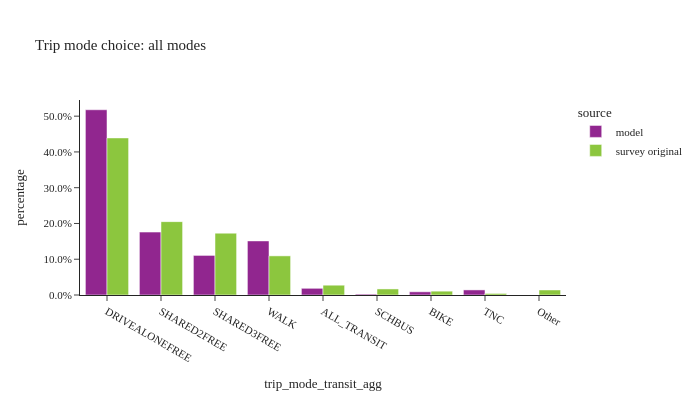

Notebook code for this chart:
### Code cell
util.plot_share_barchart(trip_data, 'trip_weight', 'trip_mode_transit_agg', title="Trip mode choice: all modes")

### Figure 1 — Plotly figure (JSON) as saved in the notebook; plotly's stock layout.template omitted (floating-point values rounded to 4 significant figures)
{"data": [{"alignmentgroup": "True", "customdata": [[6520000.0, 6520000.0], [2214000.0, 2214000.0], [1393000.0, 1393000.0], [1904000.0, 1904000.0], [235400.0, 235400.0], [30000.0, 30000.0], [112600.0, 112600.0], [178700.0, 178700.0]], "hovertemplate": "source=model<br>trip_mode_transit_agg=%{x}<br>percentage=%{y}<br>weighted_sum=%{customdata[0]}<br>sample_size=%{customdata[1]}<extra></extra>", "legendgroup": "model", "marker": {"color": "#91268F", "pattern": {"shape": ""}}, "name": "model", "offsetgroup": "model", "orientation": "v", "showlegend": true, "textposition": "auto", "type": "bar", "x": ["DRIVEALONEFREE", "SHARED2FREE", "SHARED3FREE", "WALK", "ALL_TRANSIT", "SCHBUS", "BIKE", "TNC"], "xaxis": "x", "y": [0.5179, 0.1759, 0.1107, 0.1512, 0.01871, 0.002383, 0.008942, 0.0142], "yaxis": "y"}, {"alignmentgroup": "True", "customdata": [[7072000.0, 15020.0], [3303000.0, 7034.0], [2784000.0, 4498.0], [1762000.0, 8354.0], [441200.0, 1880.0], [272300.0, 315.0], [173100.0, 940.0], [69800.0, 180.0], [225900.0, 784.0]], "hovertemplate": "source=survey original<br>trip_mode_transit_agg=%{x}<br>percentage=%{y}<br>weighted_sum=%{customdata[0]}<br>sample_size=%{customdata[1]}<extra></extra>", "legendgroup": "survey original", "marker": {"color": "#8CC63E", "pattern": {"shape": ""}}, "name": "survey original", "offsetgroup": "survey original", "orientation": "v", "showlegend": true, "textposition": "auto", "type": "bar", "x": ["DRIVEALONEFREE", "SHARED2FREE", "SHARED3FREE", "WALK", "ALL_TRANSIT", "SCHBUS", "BIKE", "TNC", "Other"], "xaxis": "x", "y": [0.4391, 0.2051, 0.1729, 0.1094, 0.0274, 0.01691, 0.01075, 0.004335, 0.01403], "yaxis": "y"}], "layout": {"barmode": "group", "height": 400, "legend": {"title": {"text": "source"}, "tracegroupgap": 0}, "title": {"text": "Trip mode choice: all modes"}, "width": 700, "xaxis": {"anchor": "y", "domain": [0.0, 1.0], "title": {"text": "trip_mode_transit_agg"}}, "yaxis": {"anchor": "x", "domain": [0.0, 1.0], "tickformat": ".1%", "title": {"text": "percentage"}}}}
